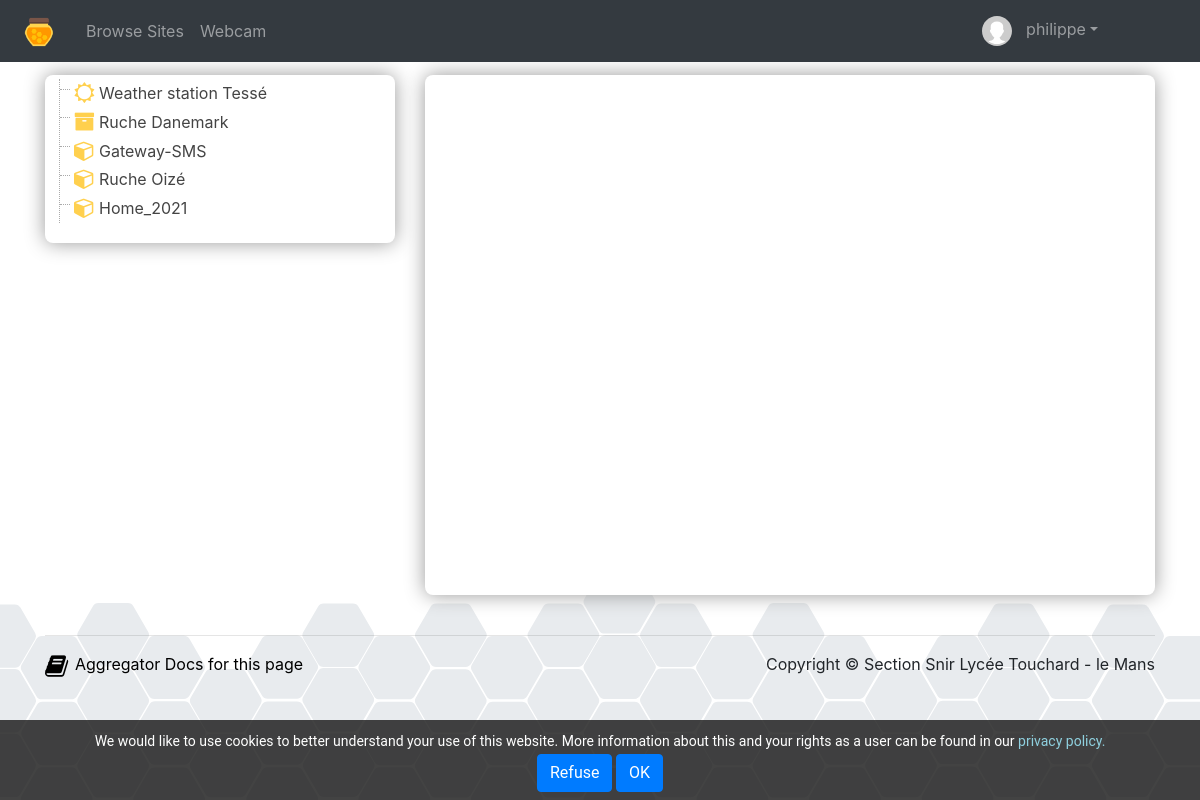
The page /accueil.php (signed in) on the database its author committed.
### tables this page shows
CREATE TABLE `things` (
  `id` int(11) NOT NULL,
  `user_id` int(10) NOT NULL,
  `latitude` decimal(9,6) DEFAULT NULL,
  `longitude` decimal(9,6) DEFAULT NULL,
  `elevation` float NOT NULL,
  `name` varchar(50) NOT NULL,
  `tag` varchar(50) NOT NULL,
  `status` enum('public','private') DEFAULT NULL,
  `local_ip_address` varchar(20) NOT NULL,
  `class` varchar(20) NOT NULL DEFAULT 'objet',
  `idDevice` varchar(20) DEFAULT NULL
);

### html/accueil.php (the view, shortened to what this page needs)
<?php
	require_once('./api/Api.php');
	$bdd = Api::connexionBD(BASE);
?>
<!DOCTYPE html>
<html>
	<head>
		<link rel="stylesheet" href="css/bootstrap.min.css" />
		<link rel="stylesheet" href="css/ruche.css" />
	</head>
	<body>
		<?php require_once 'menu.php'; ?>
		<div class="container" style="padding-top: 75px;">
			<div class="row">
				<div class="col-md-4 col-sm-12 col-xs-12">
				<div class="popin" style="margin: 0px; padding : 4px;">
					<ul class="file-tree ">
					<?php
						try{
						function listerChannels($id){
							global $bdd;
							$sql = 'SELECT count(*) as nb FROM `channels` WHERE `thing_id`='. $bdd->quote($id);
							if ($bdd->query($sql)->fetchObject()->nb > 0){
								$sql = 'SELECT * FROM `channels` WHERE `thing_id`='.  $bdd->quote($id);
								$reponse = $bdd->query($sql);
							}
						}
							if (!isset($_SESSION['id']))
								$sql = 'SELECT * FROM `things` where status = "public";';
							else if ($_SESSION['droits'] == 1)
								$sql = "SELECT * FROM `things` where user_id = ". $_SESSION['id'];
							else
								$sql = "SELECT * FROM `things`";
							$reponse = $bdd->query($sql);
							while ($thing = $reponse->fetchObject()){
									echo '<li class="folder-root ' .$thing->class .'">	<a href="#">' . $thing->name . '</a>';
										listerChannels($thing->id);
									echo '</li>';
							}
						}
						catch (\PDOException $ex){
							echo "erreur BDD";
							die('Erreur : ' . $ex->getMessage());
						}
						?>
					</ul>
				</div>
				</div>
				<div class="col-md-8 col-sm-12 col-xs-12">
					<div class="popin" style="margin: 0px;">
					<div  id="map-canvas" style = "height: 500px; width: 100%;" ></div>
					</div>
				</div>
			</div>
		<?php require_once 'piedDePage.php';
		      require_once 'cookieConsent.php';
	    ?>
		</div>
	</body>
</html>

### html/css/ruche.css (style rules this page uses)
body { background-image: url(fond.svg); background-repeat: repeat-x; background-repeat-x: repeat; background-repeat-y: no-repeat; background-position: 0 100%; background-position-x: 0px; background-position-y: 100%; -webkit-background-size: auto 230px; background-size: auto 230px; background-attachment: fixed; }
.popin { background-color: #fff; border-radius: 8px; box-shadow: 0 0 20px #999; padding: 10px; margin-top: 10px; }
a { color:#000; }
.file-list, .file-list ul { list-style-type: none; font-size:1em; line-height:1.8em; margin-left:10px; padding-left:14px; border-left:1px dotted #aaa; }
.file-list li { position: relative; padding-left:25px; }
.file-list li a { text-decoration: none; color:#444; }
.file-list li a:before { display:block; content: " "; width:10px; height:1px; position:absolute; border-bottom:1px dotted #aaa; top:.6em; left:-14px; }
.file-list li:before { list-style-type: none; font-family: FontAwesome; display:block; content:'\f1fe'; position:absolute; top:0px; left:0px; width:20px; height:20px; font-size:1.3em; color:#555; }
.file-list .folder-root { list-style-type: none; }
.file-list .folder-root a { text-decoration:none; }
.file-list .ruche:before { color:#FFD04E; content: "\f187"; }
.file-list .weather:before { color:#FFD04E; content: "\f185"; }
.file-list .objet:before { color:#FFD04E; content: "\f1b2"; }

### rows shown on the page
things: name "Weather station Tessé"
things: name "Ruche Danemark"
things: name "Gateway-SMS"
things: name "Ruche Oizé"
things: name "Home_2021"

### other values the page prints
$lang['Browse_Sites'] "Browse Sites"
$_SESSION['login'] "philippe"
$lang['docs_page'] "Aggregator Docs for this page"
$lang['cookieConsent'] "We would like to use cookies to better understand your use of this website. More information about this and your rights as a user can be found in our"
$lang['privacy_policy'] "privacy policy"
$lang['refuse'] "Refuse"
